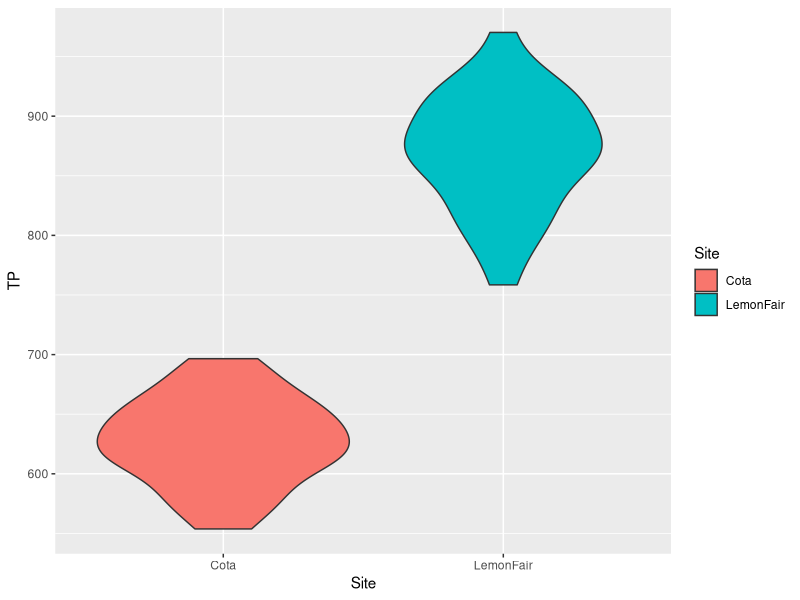

This figure's R source:
## ---- chunk 1
library(tidyverse)

################################################

floodData <- function() {
  Sample = 1:30
  LemonFair = rnorm(n=30,mean=867,sd=50)
  Cota = rnorm(n=30,mean=621,sd=50)
  floodGroup <- data.frame(Sample,LemonFair,Cota)
  return(floodGroup)
}
  
floodGroup <- floodData()

###############################################

floodSum <- function() {
  summary(floodData())
}

floodSum()


#############################################

floodPlot <- function() {
library(tidyverse)
floodLong <- floodData() %>%
pivot_longer(cols=LemonFair:Cota,
                          names_to="Site",
                          values_to="TP")

plot <- ggplot(data=floodLong,
               aes(x=Site,y=TP,fill=Site)) +
  geom_violin()

return(plot) 
}

floodPlot()

